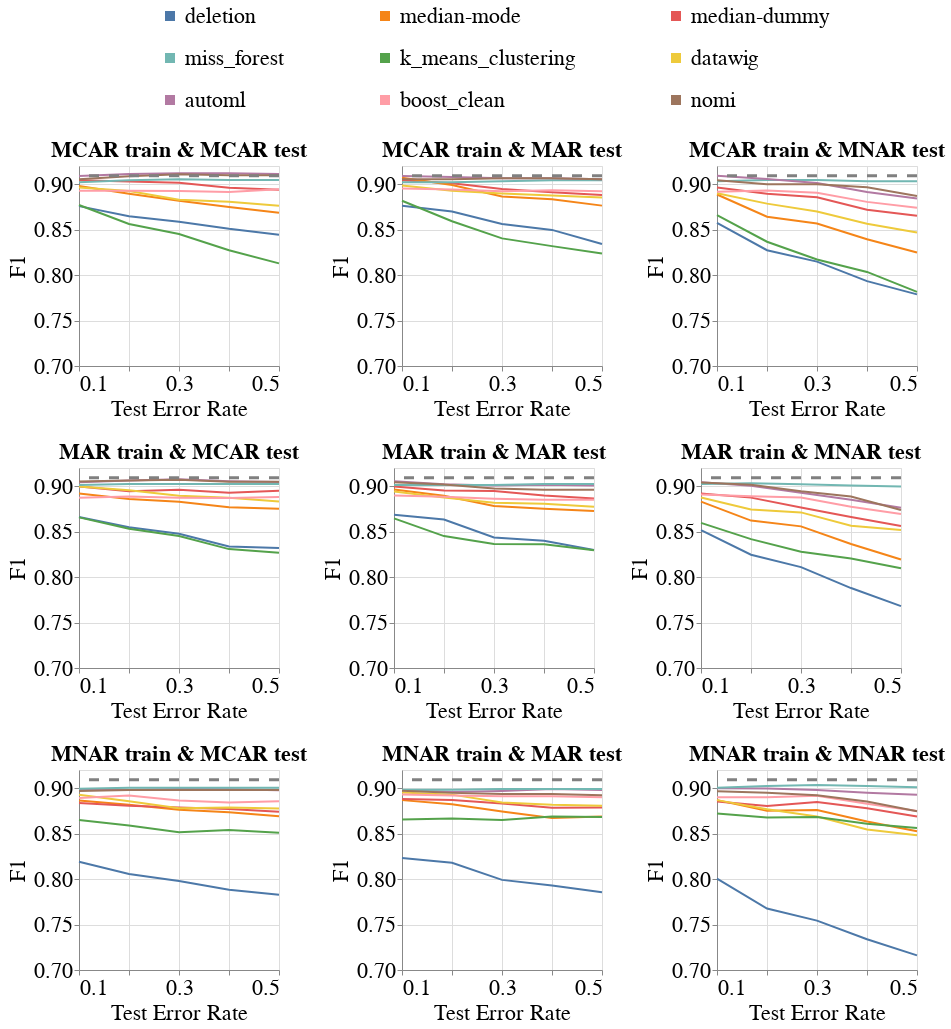

Notebook source saved alongside this figure:
### Markdown cell above
### Overall Metrics

### Code cell
create_line_bands_for_diff_imputers(dataset_name=DATASET_NAME,
                                    model_name='rf_clf',
                                    metric_name='f1',
                                    db_client=db_client,
                                    with_band=False)

### Figure 1 — Vega-Lite specification as saved in the notebook (floating-point values rounded to 4 significant figures; data arrays with more than 128 entries replaced by an {"elided": "..."} marker saying what was removed)
{"config": {"view": {"continuousWidth": 400, "continuousHeight": 300}, "axis": {"labelFontSize": 22, "labelFontWeight": "normal", "titleFontSize": 22, "titleFontWeight": "normal"}, "legend": {"columns": 3, "direction": "horizontal", "labelFontSize": 22, "labelLimit": 400, "orient": "top", "symbolOffset": 80, "symbolStrokeWidth": 10, "titleAnchor": "middle", "titleFontSize": 22, "titleLimit": 300}, "title": {"fontSize": 22}}, "vconcat": [{"hconcat": [{"layer": [{"data": {"name": "data-eb5c3cad98463366ec7aec7b7c3566af"}, "mark": "line", "encoding": {"color": {"field": "Null_Imputer_Name", "sort": ["deletion", "median-mode", "median-dummy", "miss_forest", "k_means_clustering", "datawig", "automl", "boost_clean"], "title": null, "type": "nominal"}, "x": {"axis": {"labelExpr": "(datum.value == 0.1) || (datum.value == 0.3) || (datum.value == 0.5) ? datum.label : ''"}, "field": "Test_Error_Rate", "scale": {"nice": false}, "title": "Test Error Rate", "type": "quantitative"}, "y": {"aggregate": "mean", "field": "Metric_Value", "scale": {"zero": false}, "title": "F1", "type": "quantitative"}}}, {"data": {"name": "data-d0a8ae711f6d8c271d75575c08b68490"}, "mark": {"type": "rule", "strokeDash": [10, 10]}, "encoding": {"color": {"value": "grey"}, "size": {"value": 3}, "y": {"field": "Baseline_Mean", "type": "quantitative"}}}], "height": 200, "title": {"text": "MCAR train & MCAR test", "fontSize": 22}, "width": 200}, {"layer": [{"data": {"name": "data-3029d14bdbf1ce30f646a873664a7127"}, "mark": "line", "encoding": {"color": {"field": "Null_Imputer_Name", "sort": ["deletion", "median-mode", "median-dummy", "miss_forest", "k_means_clustering", "datawig", "automl", "boost_clean"], "title": null, "type": "nominal"}, "x": {"axis": {"labelExpr": "(datum.value == 0.1) || (datum.value == 0.3) || (datum.value == 0.5) ? datum.label : ''"}, "field": "Test_Error_Rate", "scale": {"nice": false}, "title": "Test Error Rate", "type": "quantitative"}, "y": {"aggregate": "mean", "field": "Metric_Value", "scale": {"zero": false}, "title": "F1", "type": "quantitative"}}}, {"data": {"name": "data-d0a8ae711f6d8c271d75575c08b68490"}, "mark": {"type": "rule", "strokeDash": [10, 10]}, "encoding": {"color": {"value": "grey"}, "size": {"value": 3}, "y": {"field": "Baseline_Mean", "type": "quantitative"}}}], "height": 200, "title": {"text": "MCAR train & MAR test", "fontSize": 22}, "width": 200}, {"layer": [{"data": {"name": "data-9189e8225356e9b5b061389cc4856b5a"}, "mark": "line", "encoding": {"color": {"field": "Null_Imputer_Name", "sort": ["deletion", "median-mode", "median-dummy", "miss_forest", "k_means_clustering", "datawig", "automl", "boost_clean"], "title": null, "type": "nominal"}, "x": {"axis": {"labelExpr": "(datum.value == 0.1) || (datum.value == 0.3) || (datum.value == 0.5) ? datum.label : ''"}, "field": "Test_Error_Rate", "scale": {"nice": false}, "title": "Test Error Rate", "type": "quantitative"}, "y": {"aggregate": "mean", "field": "Metric_Value", "scale": {"zero": false}, "title": "F1", "type": "quantitative"}}}, {"data": {"name": "data-d0a8ae711f6d8c271d75575c08b68490"}, "mark": {"type": "rule", "strokeDash": [10, 10]}, "encoding": {"color": {"value": "grey"}, "size": {"value": 3}, "y": {"field": "Baseline_Mean", "type": "quantitative"}}}], "height": 200, "title": {"text": "MCAR train & MNAR test", "fontSize": 22}, "width": 200}], "resolve": {"scale": {"y": "shared"}}}, {"hconcat": [{"layer": [{"data": {"name": "data-6c2a5f4df1ec8f19c0f8812b54df9abe"}, "mark": "line", "encoding": {"color": {"field": "Null_Imputer_Name", "sort": ["deletion", "median-mode", "median-dummy", "miss_forest", "k_means_clustering", "datawig", "automl", "boost_clean"], "title": null, "type": "nominal"}, "x": {"axis": {"labelExpr": "(datum.value == 0.1) || (datum.value == 0.3) || (datum.value == 0.5) ? datum.label : ''"}, "field": "Test_Error_Rate", "scale": {"nice": false}, "title": "Test Error Rate", "type": "quantitative"}, "y": {"aggregate": "mean", "field": "Metric_Value", "scale": {"zero": false}, "title": "F1", "type": "quantitative"}}}, {"data": {"name": "data-d0a8ae711f6d8c271d75575c08b68490"}, "mark": {"type": "rule", "strokeDash": [10, 10]}, "encoding": {"color": {"value": "grey"}, "size": {"value": 3}, "y": {"field": "Baseline_Mean", "type": "quantitative"}}}], "height": 200, "title": {"text": "MAR train & MCAR test", "fontSize": 22}, "width": 200}, {"layer": [{"data": {"name": "data-4cfabcbe9bcf5c06623fd6db0762e11e"}, "mark": "line", "encoding": {"color": {"field": "Null_Imputer_Name", "sort": ["deletion", "median-mode", "median-dummy", "miss_forest", "k_means_clustering", "datawig", "automl", "boost_clean"], "title": null, "type": "nominal"}, "x": {"axis": {"labelExpr": "(datum.value == 0.1) || (datum.value == 0.3) || (datum.value == 0.5) ? datum.label : ''"}, "field": "Test_Error_Rate", "scale": {"nice": false}, "title": "Test Error Rate", "type": "quantitative"}, "y": {"aggregate": "mean", "field": "Metric_Value", "scale": {"zero": false}, "title": "F1", "type": "quantitative"}}}, {"data": {"name": "data-d0a8ae711f6d8c271d75575c08b68490"}, "mark": {"type": "rule", "strokeDash": [10, 10]}, "encoding": {"color": {"value": "grey"}, "size": {"value": 3}, "y": {"field": "Baseline_Mean", "type": "quantitative"}}}], "height": 200, "title": {"text": "MAR train & MAR test", "fontSize": 22}, "width": 200}, {"layer": [{"data": {"name": "data-fbd4d7809752747eff74a29fe9ec729f"}, "mark": "line", "encoding": {"color": {"field": "Null_Imputer_Name", "sort": ["deletion", "median-mode", "median-dummy", "miss_forest", "k_means_clustering", "datawig", "automl", "boost_clean"], "title": null, "type": "nominal"}, "x": {"axis": {"labelExpr": "(datum.value == 0.1) || (datum.value == 0.3) || (datum.value == 0.5) ? datum.label : ''"}, "field": "Test_Error_Rate", "scale": {"nice": false}, "title": "Test Error Rate", "type": "quantitative"}, "y": {"aggregate": "mean", "field": "Metric_Value", "scale": {"zero": false}, "title": "F1", "type": "quantitative"}}}, {"data": {"name": "data-d0a8ae711f6d8c271d75575c08b68490"}, "mark": {"type": "rule", "strokeDash": [10, 10]}, "encoding": {"color": {"value": "grey"}, "size": {"value": 3}, "y": {"field": "Baseline_Mean", "type": "quantitative"}}}], "height": 200, "title": {"text": "MAR train & MNAR test", "fontSize": 22}, "width": 200}], "resolve": {"scale": {"y": "shared"}}}, {"hconcat": [{"layer": [{"data": {"name": "data-c1f075efe9fbf56f64f188aaf5c54332"}, "mark": "line", "encoding": {"color": {"field": "Null_Imputer_Name", "sort": ["deletion", "median-mode", "median-dummy", "miss_forest", "k_means_clustering", "datawig", "automl", "boost_clean"], "title": null, "type": "nominal"}, "x": {"axis": {"labelExpr": "(datum.value == 0.1) || (datum.value == 0.3) || (datum.value == 0.5) ? datum.label : ''"}, "field": "Test_Error_Rate", "scale": {"nice": false}, "title": "Test Error Rate", "type": "quantitative"}, "y": {"aggregate": "mean", "field": "Metric_Value", "scale": {"zero": false}, "title": "F1", "type": "quantitative"}}}, {"data": {"name": "data-d0a8ae711f6d8c271d75575c08b68490"}, "mark": {"type": "rule", "strokeDash": [10, 10]}, "encoding": {"color": {"value": "grey"}, "size": {"value": 3}, "y": {"field": "Baseline_Mean", "type": "quantitative"}}}], "height": 200, "title": {"text": "MNAR train & MCAR test", "fontSize": 22}, "width": 200}, {"layer": [{"data": {"name": "data-3a71e0e41d66cd54a13cfa73c49caa10"}, "mark": "line", "encoding": {"color": {"field": "Null_Imputer_Name", "sort": ["deletion", "median-mode", "median-dummy", "miss_forest", "k_means_clustering", "datawig", "automl", "boost_clean"], "title": null, "type": "nominal"}, "x": {"axis": {"labelExpr": "(datum.value == 0.1) || (datum.value == 0.3) || (datum.value == 0.5) ? datum.label : ''"}, "field": "Test_Error_Rate", "scale": {"nice": false}, "title": "Test Error Rate", "type": "quantitative"}, "y": {"aggregate": "mean", "field": "Metric_Value", "scale": {"zero": false}, "title": "F1", "type": "quantitative"}}}, {"data": {"name": "data-d0a8ae711f6d8c271d75575c08b68490"}, "mark": {"type": "rule", "strokeDash": [10, 10]}, "encoding": {"color": {"value": "grey"}, "size": {"value": 3}, "y": {"field": "Baseline_Mean", "type": "quantitative"}}}], "height": 200, "title": {"text": "MNAR train & MAR test", "fontSize": 22}, "width": 200}, {"layer": [{"data": {"name": "data-7244baafe3fb5f9f258b8df8f8aa7e84"}, "mark": "line", "encoding": {"color": {"field": "Null_Imputer_Name", "sort": ["deletion", "median-mode", "median-dummy", "miss_forest", "k_means_clustering", "datawig", "automl", "boost_clean"], "title": null, "type": "nominal"}, "x": {"axis": {"labelExpr": "(datum.value == 0.1) || (datum.value == 0.3) || (datum.value == 0.5) ? datum.label : ''"}, "field": "Test_Error_Rate", "scale": {"nice": false}, "title": "Test Error Rate", "type": "quantitative"}, "y": {"aggregate": "mean", "field": "Metric_Value", "scale": {"zero": false}, "title": "F1", "type": "quantitative"}}}, {"data": {"name": "data-d0a8ae711f6d8c271d75575c08b68490"}, "mark": {"type": "rule", "strokeDash": [10, 10]}, "encoding": {"color": {"value": "grey"}, "size": {"value": 3}, "y": {"field": "Baseline_Mean", "type": "quantitative"}}}], "height": 200, "title": {"text": "MNAR train & MNAR test", "fontSize": 22}, "width": 200}], "resolve": {"scale": {"y": "shared"}}}], "resolve": {"scale": {"y": "shared"}}, "$schema": "https://vega.github.io/schema/vega-lite/v4.17.0.json", "datasets": {"data-eb5c3cad98463366ec7aec7b7c3566af": {"elided": "270 records"}, "data-d0a8ae711f6d8c271d75575c08b68490": [{"Baseline_Mean": 0.9092}], "data-3029d14bdbf1ce30f646a873664a7127": {"elided": "270 records"}, "data-9189e8225356e9b5b061389cc4856b5a": {"elided": "270 records"}, "data-6c2a5f4df1ec8f19c0f8812b54df9abe": {"elided": "270 records"}, "data-4cfabcbe9bcf5c06623fd6db0762e11e": {"elided": "270 records"}, "data-fbd4d7809752747eff74a29fe9ec729f": {"elided": "270 records"}, "data-c1f075efe9fbf56f64f188aaf5c54332": {"elided": "270 records"}, "data-3a71e0e41d66cd54a13cfa73c49caa10": {"elided": "270 records"}, "data-7244baafe3fb5f9f258b8df8f8aa7e84": {"elided": "270 records"}}}
